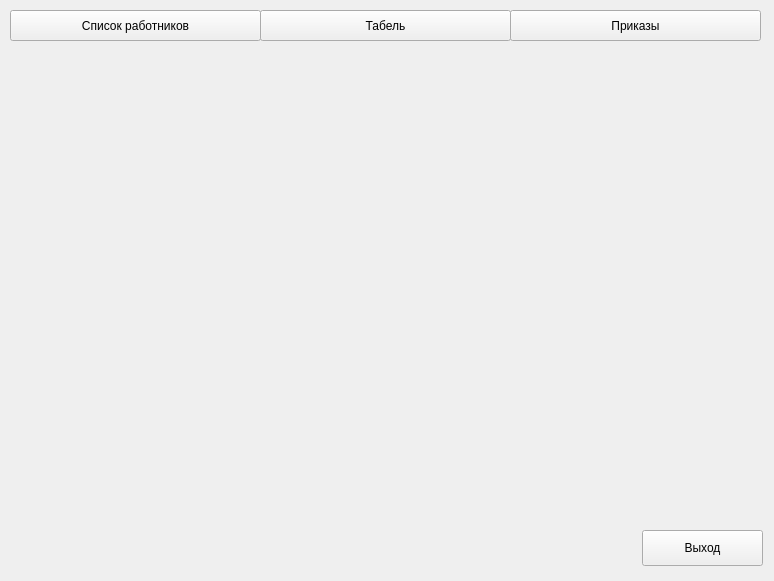
<?xml version="1.0" encoding="UTF-8"?>
<ui version="4.0">
 <class>Form</class>
 <widget class="QWidget" name="Form">
  <property name="geometry">
   <rect>
    <x>0</x>
    <y>0</y>
    <width>774</width>
    <height>581</height>
   </rect>
  </property>
  <property name="windowTitle">
   <string>Form</string>
  </property>
  <widget class="QPushButton" name="btn_workers">
   <property name="geometry">
    <rect>
     <x>10</x>
     <y>10</y>
     <width>251</width>
     <height>31</height>
    </rect>
   </property>
   <property name="text">
    <string>Список работников</string>
   </property>
  </widget>
  <widget class="QPushButton" name="btn_orders">
   <property name="geometry">
    <rect>
     <x>510</x>
     <y>10</y>
     <width>251</width>
     <height>31</height>
    </rect>
   </property>
   <property name="text">
    <string>Приказы</string>
   </property>
  </widget>
  <widget class="QPushButton" name="btn_timesheet">
   <property name="geometry">
    <rect>
     <x>260</x>
     <y>10</y>
     <width>251</width>
     <height>31</height>
    </rect>
   </property>
   <property name="text">
    <string>Табель</string>
   </property>
  </widget>
  <widget class="QPushButton" name="btn_logout">
   <property name="geometry">
    <rect>
     <x>642</x>
     <y>530</y>
     <width>121</width>
     <height>36</height>
    </rect>
   </property>
   <property name="text">
    <string>Выход</string>
   </property>
  </widget>
 </widget>
 <resources/>
 <connections/>
</ui>
